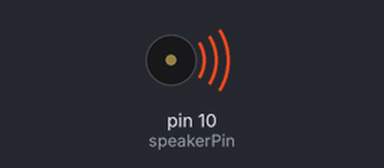
Simulated run of this sketch. Board: Arduino Uno, built with avr-gcc and run on an emulated ATmega328P. On the bench: buzzer (waves = sounding). At 14.9 s the program stops and its outputs stay as they are.

Above: at 0.15 s.
At 14.9 s:
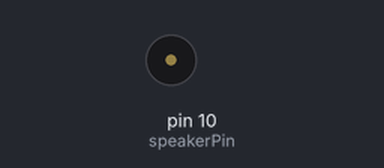
Timing chart, 0 to 16.4 s (numbered marks = the images above):
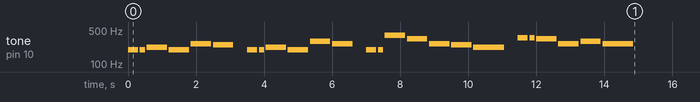

Measured:
- by itself, tone on pin 10 (speakerPin): plays 196 Hz for 0.30 s, 196 Hz for 0.15 s, 220 Hz for 0.60 s, 196 Hz for 0.60 s, 262 Hz for 0.60 s, 247 Hz for 0.60 s … (25 notes in this stretch)

The sketch:

Buzzer.ino
```cpp
// Pin assignment for the speaker
int speakerPin = 10;

// Variables for the musical notes
int currentFrequency = 0;
int beatLength = 150;

// Setup function
void setup() {
  pinMode(speakerPin, OUTPUT);  // Set the speaker pin as an output
}

// Function to play a musical note
void play(char note, int beats) {
  // Arrays for musical notes and their corresponding frequencies
  int numNotes = 14;
  char notes[] = {'c', 'd', 'e', 'f', 'g', 'a', 'b', 'C', 'D', 'E', 'F', 'G', 'A', 'B', ' '};
  int frequencies[] = {131, 147, 165, 175, 196, 220, 247, 262, 294, 330, 349, 392, 440, 494, 0};

  // Find the frequency of the given note
  for (int i = 0; i < 15; i++) {
    if (notes[i] == note) {
      currentFrequency = frequencies[i];
    }
  }

  // Play the note on the speaker
  tone(speakerPin, currentFrequency, beats * beatLength);
  delay(beats * beatLength);
  delay(50);  // Add a small delay for separation between notes
}

// Loop function
void loop() {
  // Play the "Happy Birthday" song
  play('g', 2);
  play('g', 1);
  play('a', 4);
  play('g', 4);
  play('C', 4);
  play('b', 4);  // you

  play(' ', 2);  // pause for 2 beats

  play('g', 2);  // ha
  play('g', 1);  // ppy
  play('a', 4);  // birth
  play('g', 4);  // day
  play('D', 4);  // to
  play('C', 4);  // you

  play(' ', 2);  // pause for 2 beats

  play('g', 2);  // ha
  play('g', 1);  // ppy
  play('G', 4);  // birth
  play('E', 4);  // day
  play('C', 4);  // dear
  play('b', 4);  // your
  play('a', 6);  // name

  play(' ', 2);  // pause for 2 beats

  play('F', 2);  // ha
  play('F', 1);  // ppy
  play('E', 4);  // birth
  play('C', 4);  // day
  play('D', 4);  // to
  play('C', 6);  // you

  while (true) {

  }
}
```
